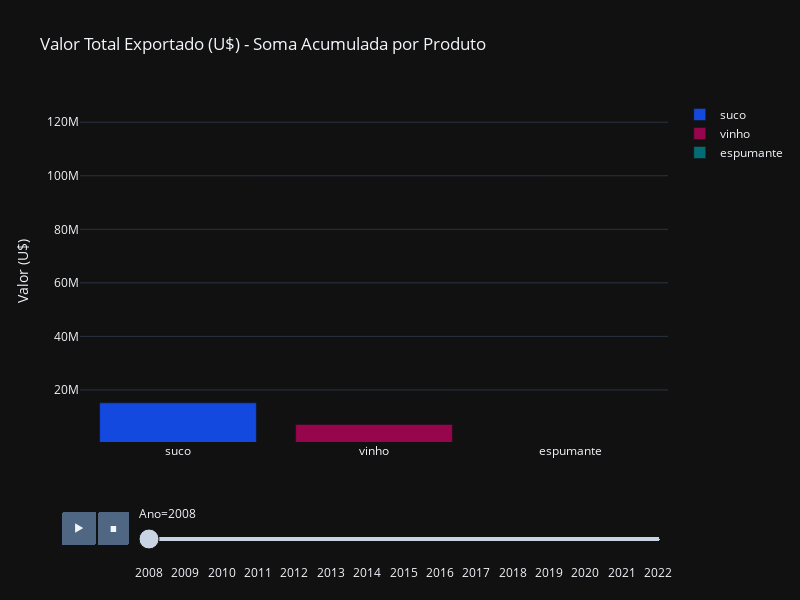

Notebook cell for this chart:
### Code cell
accumulated_df = anim_df.copy()
# get accumulated sum by product
accumulated_df['dolars'] = accumulated_df.groupby('product')['dolars'].cumsum()
# drop uva
accumulated_df = accumulated_df.query('product != "uva"').copy()
# plot
fig = px.bar(accumulated_df, x="product", y="dolars", color="product",
                animation_frame="year", animation_group="product",
                range_y=[accumulated_df.dolars.min(), accumulated_df.dolars.max()],
                color_discrete_sequence=['#1349DF', '#97054C', '#046C75'],
                template='plotly_dark', title='Valor Total Exportado (U$) - Soma Acumulada por Produto',
                labels={'product': '', 'dolars': 'Valor (U$)', 'year': 'Ano'},
                width=800, height=600)
# faster animateion
fig.layout.updatemenus[0].buttons[0].args[1]['frame']['duration'] = 80
# save chart animation
#fig.write_html("outputs/exportacao_acumulado.html")
fig.write_html("outputs/exportacao_acumulado.html", include_plotlyjs="cdn", include_mathjax="cdn")
fig.show()

### Figure 1 — Plotly figure (JSON) as saved in the notebook; plotly's stock layout.template omitted (floating-point values rounded to 4 significant figures)
{"data": [{"alignmentgroup": "True", "hovertemplate": "=%{x}<br>Ano=2008<br>Valor (U$)=%{y}<extra></extra>", "ids": ["suco"], "legendgroup": "suco", "marker": {"color": "#1349DF", "pattern": {"shape": ""}}, "name": "suco", "offsetgroup": "suco", "orientation": "v", "showlegend": true, "textposition": "auto", "type": "bar", "x": ["suco"], "xaxis": "x", "y": [15174072], "yaxis": "y"}, {"alignmentgroup": "True", "hovertemplate": "=%{x}<br>Ano=2008<br>Valor (U$)=%{y}<extra></extra>", "ids": ["vinho"], "legendgroup": "vinho", "marker": {"color": "#97054C", "pattern": {"shape": ""}}, "name": "vinho", "offsetgroup": "vinho", "orientation": "v", "showlegend": true, "textposition": "auto", "type": "bar", "x": ["vinho"], "xaxis": "x", "y": [7118100], "yaxis": "y"}, {"alignmentgroup": "True", "hovertemplate": "=%{x}<br>Ano=2008<br>Valor (U$)=%{y}<extra></extra>", "ids": ["espumante"], "legendgroup": "espumante", "marker": {"color": "#046C75", "pattern": {"shape": ""}}, "name": "espumante", "offsetgroup": "espumante", "orientation": "v", "showlegend": true, "textposition": "auto", "type": "bar", "x": ["espumante"], "xaxis": "x", "y": [548650], "yaxis": "y"}], "layout": {"barmode": "relative", "height": 600, "legend": {"title": {"text": ""}, "tracegroupgap": 0}, "sliders": [{"active": 0, "currentvalue": {"prefix": "Ano="}, "len": 0.9, "pad": {"b": 10, "t": 60}, "steps": [{"args": [["2008"], {"frame": {"duration": 0, "redraw": true}, "fromcurrent": true, "mode": "immediate", "transition": {"duration": 0, "easing": "linear"}}], "label": "2008", "method": "animate"}, {"args": [["2009"], {"frame": {"duration": 0, "redraw": true}, "fromcurrent": true, "mode": "immediate", "transition": {"duration": 0, "easing": "linear"}}], "label": "2009", "method": "animate"}, {"args": [["2010"], {"frame": {"duration": 0, "redraw": true}, "fromcurrent": true, "mode": "immediate", "transition": {"duration": 0, "easing": "linear"}}], "label": "2010", "method": "animate"}, {"args": [["2011"], {"frame": {"duration": 0, "redraw": true}, "fromcurrent": true, "mode": "immediate", "transition": {"duration": 0, "easing": "linear"}}], "label": "2011", "method": "animate"}, {"args": [["2012"], {"frame": {"duration": 0, "redraw": true}, "fromcurrent": true, "mode": "immediate", "transition": {"duration": 0, "easing": "linear"}}], "label": "2012", "method": "animate"}, {"args": [["2013"], {"frame": {"duration": 0, "redraw": true}, "fromcurrent": true, "mode": "immediate", "transition": {"duration": 0, "easing": "linear"}}], "label": "2013", "method": "animate"}, {"args": [["2014"], {"frame": {"duration": 0, "redraw": true}, "fromcurrent": true, "mode": "immediate", "transition": {"duration": 0, "easing": "linear"}}], "label": "2014", "method": "animate"}, {"args": [["2015"], {"frame": {"duration": 0, "redraw": true}, "fromcurrent": true, "mode": "immediate", "transition": {"duration": 0, "easing": "linear"}}], "label": "2015", "method": "animate"}, {"args": [["2016"], {"frame": {"duration": 0, "redraw": true}, "fromcurrent": true, "mode": "immediate", "transition": {"duration": 0, "easing": "linear"}}], "label": "2016", "method": "animate"}, {"args": [["2017"], {"frame": {"duration": 0, "redraw": true}, "fromcurrent": true, "mode": "immediate", "transition": {"duration": 0, "easing": "linear"}}], "label": "2017", "method": "animate"}, {"args": [["2018"], {"frame": {"duration": 0, "redraw": true}, "fromcurrent": true, "mode": "immediate", "transition": {"duration": 0, "easing": "linear"}}], "label": "2018", "method": "animate"}, {"args": [["2019"], {"frame": {"duration": 0, "redraw": true}, "fromcurrent": true, "mode": "immediate", "transition": {"duration": 0, "easing": "linear"}}], "label": "2019", "method": "animate"}, {"args": [["2020"], {"frame": {"duration": 0, "redraw": true}, "fromcurrent": true, "mode": "immediate", "transition": {"duration": 0, "easing": "linear"}}], "label": "2020", "method": "animate"}, {"args": [["2021"], {"frame": {"duration": 0, "redraw": true}, "fromcurrent": true, "mode": "immediate", "transition": {"duration": 0, "easing": "linear"}}], "label": "2021", "method": "animate"}, {"args": [["2022"], {"frame": {"duration": 0, "redraw": true}, "fromcurrent": true, "mode": "immediate", "transition": {"duration": 0, "easing": "linear"}}], "label": "2022", "method": "animate"}], "x": 0.1, "xanchor": "left", "y": 0, "yanchor": "top"}], "title": {"text": "Valor Total Exportado (U$) - Soma Acumulada por Produto"}, "updatemenus": [{"buttons": [{"args": [null, {"frame": {"duration": 80, "redraw": true}, "fromcurrent": true, "mode": "immediate", "transition": {"duration": 500, "easing": "linear"}}], "label": "&#9654;", "method": "animate"}, {"args": [[null], {"frame": {"duration": 0, "redraw": true}, "fromcurrent": true, "mode": "immediate", "transition": {"duration": 0, "easing": "linear"}}], "label": "&#9724;", "method": "animate"}], "direction": "left", "pad": {"r": 10, "t": 70}, "showactive": false, "type": "buttons", "x": 0.1, "xanchor": "right", "y": 0, "yanchor": "top"}], "width": 800, "xaxis": {"anchor": "y", "categoryarray": ["suco", "vinho", "espumante"], "categoryorder": "array", "domain": [0, 1], "title": {"text": ""}}, "yaxis": {"anchor": "x", "domain": [0, 1], "range": [548650, 128302378], "title": {"text": "Valor (U$)"}}}}
